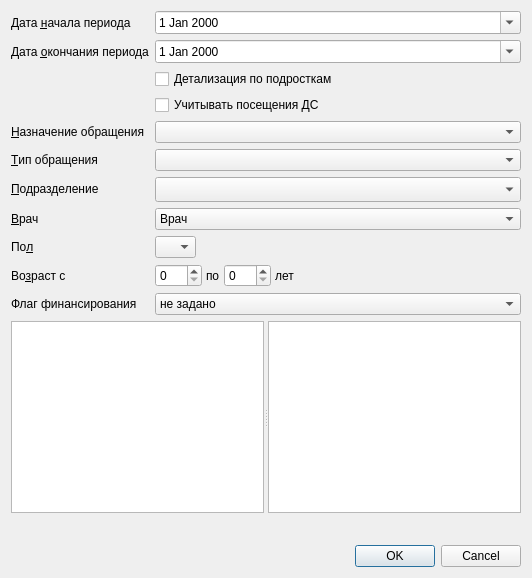
<?xml version="1.0" encoding="UTF-8"?>
<ui version="4.0">
 <class>ReportRecordPersonVisitsSetupDialog</class>
 <widget class="QDialog" name="ReportRecordPersonVisitsSetupDialog">
  <property name="geometry">
   <rect>
    <x>0</x>
    <y>0</y>
    <width>532</width>
    <height>578</height>
   </rect>
  </property>
  <property name="sizePolicy">
   <sizepolicy hsizetype="Minimum" vsizetype="Minimum">
    <horstretch>0</horstretch>
    <verstretch>0</verstretch>
   </sizepolicy>
  </property>
  <property name="windowTitle">
   <string>Dialog</string>
  </property>
  <layout class="QGridLayout" name="gridLayout">
   <item row="0" column="0">
    <layout class="QFormLayout" name="formLayout">
     <property name="fieldGrowthPolicy">
      <enum>QFormLayout::AllNonFixedFieldsGrow</enum>
     </property>
     <item row="0" column="0">
      <widget class="QLabel" name="lblBegDate">
       <property name="text">
        <string>Дата &amp;начала периода</string>
       </property>
       <property name="buddy">
        <cstring>edtBegDate</cstring>
       </property>
      </widget>
     </item>
     <item row="0" column="1">
      <widget class="CDateEdit" name="edtBegDate">
       <property name="minimumSize">
        <size>
         <width>252</width>
         <height>0</height>
        </size>
       </property>
       <property name="calendarPopup">
        <bool>true</bool>
       </property>
      </widget>
     </item>
     <item row="1" column="0">
      <widget class="QLabel" name="lblEndDate">
       <property name="text">
        <string>Дата &amp;окончания периода</string>
       </property>
       <property name="buddy">
        <cstring>edtEndDate</cstring>
       </property>
      </widget>
     </item>
     <item row="1" column="1">
      <widget class="CDateEdit" name="edtEndDate">
       <property name="minimumSize">
        <size>
         <width>252</width>
         <height>0</height>
        </size>
       </property>
       <property name="calendarPopup">
        <bool>true</bool>
       </property>
      </widget>
     </item>
     <item row="2" column="1">
      <widget class="QCheckBox" name="chkDetailChildren">
       <property name="text">
        <string>Детализация по подросткам</string>
       </property>
      </widget>
     </item>
     <item row="3" column="1">
      <widget class="QCheckBox" name="chkVisitHospital">
       <property name="text">
        <string>Учитывать посещения ДС</string>
       </property>
      </widget>
     </item>
     <item row="4" column="0">
      <widget class="QLabel" name="lblEventPurpose">
       <property name="text">
        <string>&amp;Назначение обращения</string>
       </property>
       <property name="buddy">
        <cstring>cmbEventPurpose</cstring>
       </property>
      </widget>
     </item>
     <item row="4" column="1">
      <widget class="CRBComboBox" name="cmbEventPurpose">
       <property name="minimumSize">
        <size>
         <width>252</width>
         <height>0</height>
        </size>
       </property>
      </widget>
     </item>
     <item row="5" column="0">
      <widget class="QLabel" name="lblEventType">
       <property name="text">
        <string>&amp;Тип обращения</string>
       </property>
       <property name="buddy">
        <cstring>cmbEventType</cstring>
       </property>
      </widget>
     </item>
     <item row="5" column="1">
      <widget class="CRBComboBox" name="cmbEventType">
       <property name="minimumSize">
        <size>
         <width>252</width>
         <height>0</height>
        </size>
       </property>
      </widget>
     </item>
     <item row="6" column="0">
      <widget class="QLabel" name="lblOrgStructure">
       <property name="text">
        <string>&amp;Подразделение</string>
       </property>
       <property name="buddy">
        <cstring>cmbOrgStructure</cstring>
       </property>
      </widget>
     </item>
     <item row="6" column="1">
      <widget class="COrgStructureComboBox" name="cmbOrgStructure">
       <property name="minimumSize">
        <size>
         <width>252</width>
         <height>25</height>
        </size>
       </property>
      </widget>
     </item>
     <item row="7" column="0">
      <widget class="QLabel" name="lblPerson">
       <property name="text">
        <string>&amp;Врач</string>
       </property>
       <property name="buddy">
        <cstring>cmbPerson</cstring>
       </property>
      </widget>
     </item>
     <item row="7" column="1">
      <widget class="CPersonComboBoxEx" name="cmbPerson">
       <property name="minimumSize">
        <size>
         <width>252</width>
         <height>0</height>
        </size>
       </property>
       <item>
        <property name="text">
         <string>Врач</string>
        </property>
       </item>
      </widget>
     </item>
     <item row="8" column="0">
      <widget class="QLabel" name="lblSex">
       <property name="text">
        <string>По&amp;л</string>
       </property>
       <property name="buddy">
        <cstring>cmbSex</cstring>
       </property>
      </widget>
     </item>
     <item row="8" column="1">
      <widget class="QComboBox" name="cmbSex">
       <property name="sizePolicy">
        <sizepolicy hsizetype="Maximum" vsizetype="Fixed">
         <horstretch>0</horstretch>
         <verstretch>0</verstretch>
        </sizepolicy>
       </property>
       <item>
        <property name="text">
         <string/>
        </property>
       </item>
       <item>
        <property name="text">
         <string>М</string>
        </property>
       </item>
       <item>
        <property name="text">
         <string>Ж</string>
        </property>
       </item>
      </widget>
     </item>
     <item row="9" column="0">
      <widget class="QLabel" name="lblAge">
       <property name="text">
        <string>Во&amp;зраст с</string>
       </property>
       <property name="buddy">
        <cstring>edtAgeFrom</cstring>
       </property>
      </widget>
     </item>
     <item row="9" column="1">
      <widget class="QFrame" name="frmAge">
       <property name="frameShape">
        <enum>QFrame::NoFrame</enum>
       </property>
       <property name="frameShadow">
        <enum>QFrame::Raised</enum>
       </property>
       <layout class="QHBoxLayout" name="_2">
        <property name="spacing">
         <number>4</number>
        </property>
        <property name="margin">
         <number>0</number>
        </property>
        <item>
         <widget class="QSpinBox" name="edtAgeFrom">
          <property name="sizePolicy">
           <sizepolicy hsizetype="Preferred" vsizetype="Fixed">
            <horstretch>0</horstretch>
            <verstretch>0</verstretch>
           </sizepolicy>
          </property>
          <property name="maximum">
           <number>150</number>
          </property>
         </widget>
        </item>
        <item>
         <widget class="QLabel" name="lblAgeTo">
          <property name="text">
           <string>по</string>
          </property>
          <property name="buddy">
           <cstring>edtAgeTo</cstring>
          </property>
         </widget>
        </item>
        <item>
         <widget class="QSpinBox" name="edtAgeTo">
          <property name="sizePolicy">
           <sizepolicy hsizetype="Preferred" vsizetype="Fixed">
            <horstretch>0</horstretch>
            <verstretch>0</verstretch>
           </sizepolicy>
          </property>
          <property name="maximum">
           <number>150</number>
          </property>
         </widget>
        </item>
        <item>
         <widget class="QLabel" name="lblAgeYears">
          <property name="text">
           <string>лет</string>
          </property>
          <property name="buddy">
           <cstring>edtAgeTo</cstring>
          </property>
         </widget>
        </item>
        <item>
         <spacer>
          <property name="orientation">
           <enum>Qt::Horizontal</enum>
          </property>
          <property name="sizeHint" stdset="0">
           <size>
            <width>21</width>
            <height>20</height>
           </size>
          </property>
         </spacer>
        </item>
       </layout>
      </widget>
     </item>
     <item row="10" column="0">
      <widget class="QLabel" name="lblVisitPayStatus">
       <property name="text">
        <string>Флаг финансирования</string>
       </property>
      </widget>
     </item>
     <item row="10" column="1">
      <widget class="QComboBox" name="cmbVisitPayStatus">
       <property name="minimumSize">
        <size>
         <width>252</width>
         <height>0</height>
        </size>
       </property>
       <item>
        <property name="text">
         <string>не задано</string>
        </property>
       </item>
       <item>
        <property name="text">
         <string>не выставлено</string>
        </property>
       </item>
       <item>
        <property name="text">
         <string>выставлено</string>
        </property>
       </item>
       <item>
        <property name="text">
         <string>отказано</string>
        </property>
       </item>
       <item>
        <property name="text">
         <string>оплачено</string>
        </property>
       </item>
      </widget>
     </item>
     <item row="11" column="0" colspan="2">
      <widget class="QSplitter" name="splitterTree">
       <property name="orientation">
        <enum>Qt::Horizontal</enum>
       </property>
       <widget class="CSocStatusTreeView" name="treeItems">
        <property name="minimumSize">
         <size>
          <width>204</width>
          <height>0</height>
         </size>
        </property>
       </widget>
       <widget class="CRBListBox" name="lstItems">
        <property name="minimumSize">
         <size>
          <width>204</width>
          <height>0</height>
         </size>
        </property>
       </widget>
      </widget>
     </item>
    </layout>
   </item>
   <item row="1" column="0">
    <widget class="QDialogButtonBox" name="buttonBox">
     <property name="orientation">
      <enum>Qt::Horizontal</enum>
     </property>
     <property name="standardButtons">
      <set>QDialogButtonBox::Cancel|QDialogButtonBox::Ok</set>
     </property>
    </widget>
   </item>
  </layout>
 </widget>
 <customwidgets>
  <customwidget>
   <class>CDateEdit</class>
   <extends>QDateEdit</extends>
   <header>library/DateEdit</header>
  </customwidget>
  <customwidget>
   <class>CRBComboBox</class>
   <extends>QComboBox</extends>
   <header>library/crbcombobox.h</header>
  </customwidget>
  <customwidget>
   <class>COrgStructureComboBox</class>
   <extends>QComboBox</extends>
   <header>Orgs/OrgStructComboBoxes.h</header>
  </customwidget>
  <customwidget>
   <class>CPersonComboBoxEx</class>
   <extends>QComboBox</extends>
   <header>Orgs/PersonComboBoxEx.h</header>
  </customwidget>
  <customwidget>
   <class>CSocStatusTreeView</class>
   <extends>QTreeView</extends>
   <header>Registry/SocStatusComboBox.h</header>
  </customwidget>
  <customwidget>
   <class>CRBListBox</class>
   <extends>QListView</extends>
   <header>library/RBListBox.h</header>
  </customwidget>
 </customwidgets>
 <resources/>
 <connections>
  <connection>
   <sender>buttonBox</sender>
   <signal>accepted()</signal>
   <receiver>ReportRecordPersonVisitsSetupDialog</receiver>
   <slot>accept()</slot>
   <hints>
    <hint type="sourcelabel">
     <x>189</x>
     <y>583</y>
    </hint>
    <hint type="destinationlabel">
     <x>191</x>
     <y>305</y>
    </hint>
   </hints>
  </connection>
  <connection>
   <sender>buttonBox</sender>
   <signal>rejected()</signal>
   <receiver>ReportRecordPersonVisitsSetupDialog</receiver>
   <slot>reject()</slot>
   <hints>
    <hint type="sourcelabel">
     <x>189</x>
     <y>583</y>
    </hint>
    <hint type="destinationlabel">
     <x>191</x>
     <y>305</y>
    </hint>
   </hints>
  </connection>
 </connections>
</ui>
